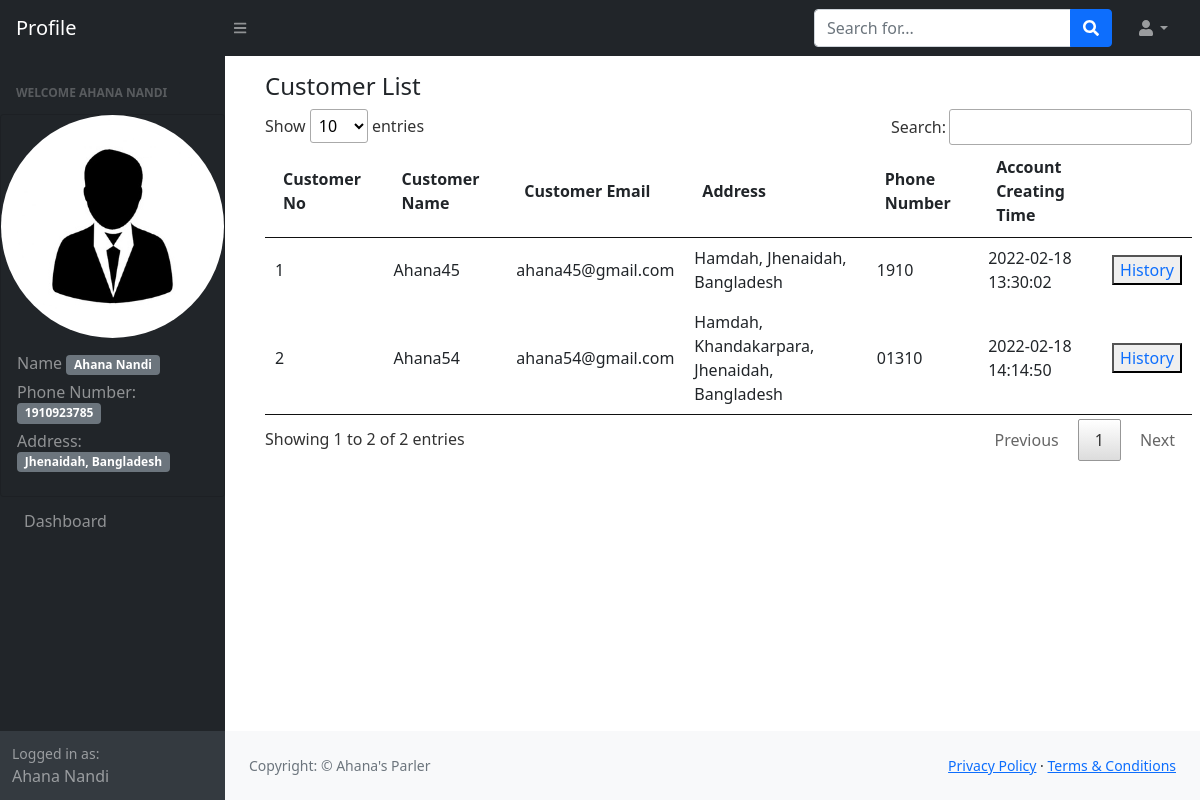
Screenshot of /customer_history.php (signed in) with the database file from the repository.
### tables this page shows
CREATE TABLE `customers` (
  `cno` int(255) NOT NULL,
  `cname` varchar(50) NOT NULL,
  `cmail` varchar(50) NOT NULL,
  `cpassword` varchar(255) NOT NULL,
  `caddress` varchar(80) NOT NULL,
  `cphoneNumber` varchar(11) NOT NULL,
  `TimeStmp` timestamp NOT NULL DEFAULT current_timestamp()
);

### customer_history.php (the view, shortened to what this page needs)
<!DOCTYPE html>
<html lang="en">
<head>
    <link href="dashboard/css/styles.css" rel="stylesheet" />
    <link rel="stylesheet" href="css/index.css">
    <link rel="stylesheet" href="datatables/css/jquery.dataTables.min.css">
</head>
<body>
<?php require('dashboard/_dashboard.php');
require('partials/_dbconnection.php');
?>
    <div id="layoutSidenav_content">
        <main>
            <div class="container-fluid px-4 my-3 mx-3">
            <h4>Customer List</h4>
                <div class="myTable">
                    <table id="mytable">
                        <thead>
                            <th scope="col">Customer No</th>
                            <th scope="col">Customer Name</th>
                            <th scope="col">Customer Email</th>
                            <th scope="col">Address</th>
                            <th scope="col">Phone Number</th>
                            <th scope="col">Account Creating Time</th>
                            <th scope="col"></th>
                        </thead>
                        <tbody>
                            <?php
                        $sql="SELECT * FROM `customers`";
                        $result =mysqli_query($con, $sql);
                        $c_sl=1;
                        while($row= mysqli_fetch_assoc($result)){
                            echo'<tr>
                            <td>'.$c_sl.'</td>
                            <td>'.$row['cname'].'</td>
                            <td>'.$row['cmail'].'</td>
                            <td>'.$row['caddress'].'</td>
                            <td>'.$row['cphoneNumber'].'</td>
                            <td>'.$row['TimeStmp'].'</td>
                            <td><button><a href="_customer_history.php?customer_no='.$row['cno'].'" style="text-decoration:none;">History</a></button></td>
                        </tr>';
                        $c_sl=$c_sl+1;
                        }
                        ?>
                        </tbody>
                    </table>
            </div>
        </main>
        <?php require('dashboard/_dashboard_footer.php');?>
    </div>
    </div>
</body>
</html>

### css/index.css (style rules this page uses)
.myTable { overflow: scroll; }

### rows the page displays
customers: cname "Ahana45", cmail "ahana45@gmail.com", caddress "Hamdah, Jhenaidah, Bangladesh", cphoneNumber "1910", TimeStmp "2022-02-18 13:30:02"
customers: cname "Ahana54", cmail "ahana54@gmail.com", caddress "Hamdah, Khandakarpara, Jhenaidah, Bangladesh", cphoneNumber "01310", TimeStmp "2022-02-18 14:14:50"

### other values shown
$_SESSION['name'] "AHANA NANDI"
$_SESSION['name'] "Ahana Nandi"
$_SESSION['phn_number'] "1910923785"
$_SESSION['address'] "Jhenaidah, Bangladesh"
